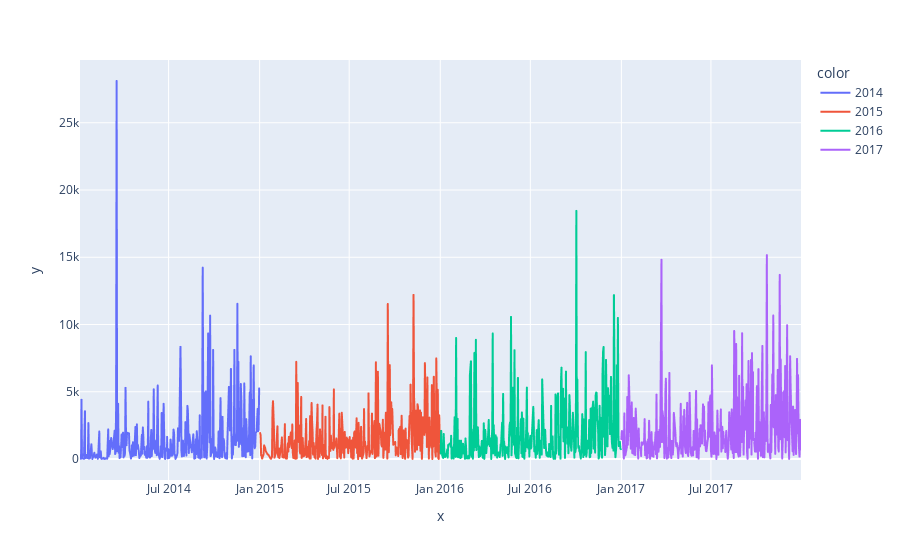

The code cell stored with this chart in its notebook:
### Code cell
fig = px.line(x=sales.index, y=sales.values, line_group=sales.index.year, color=sales.index.year)
fig.show()

### Figure 1 — Plotly figure (JSON) as saved in the notebook; plotly's stock layout.template omitted (floating-point values rounded to 4 significant figures; data arrays with more than 128 entries replaced by an {"elided": "..."} marker saying what was removed)
{"data": [{"hovertemplate": "color=2014<br>line_group=2014<br>x=%{x}<br>y=%{y}<extra></extra>", "legendgroup": "2014", "line": {"color": "#636efa", "dash": "solid"}, "marker": {"symbol": "circle"}, "mode": "lines", "name": "2014", "showlegend": true, "type": "scattergl", "x": {"elided": "305 str values"}, "xaxis": "x", "y": {"elided": "305 float values"}, "yaxis": "y"}, {"hovertemplate": "color=2015<br>line_group=2015<br>x=%{x}<br>y=%{y}<extra></extra>", "legendgroup": "2015", "line": {"color": "#EF553B", "dash": "solid"}, "marker": {"symbol": "circle"}, "mode": "lines", "name": "2015", "showlegend": true, "type": "scattergl", "x": {"elided": "290 str values"}, "xaxis": "x", "y": {"elided": "290 float values"}, "yaxis": "y"}, {"hovertemplate": "color=2016<br>line_group=2016<br>x=%{x}<br>y=%{y}<extra></extra>", "legendgroup": "2016", "line": {"color": "#00cc96", "dash": "solid"}, "marker": {"symbol": "circle"}, "mode": "lines", "name": "2016", "showlegend": true, "type": "scattergl", "x": {"elided": "320 str values"}, "xaxis": "x", "y": {"elided": "320 float values"}, "yaxis": "y"}, {"hovertemplate": "color=2017<br>line_group=2017<br>x=%{x}<br>y=%{y}<extra></extra>", "legendgroup": "2017", "line": {"color": "#ab63fa", "dash": "solid"}, "marker": {"symbol": "circle"}, "mode": "lines", "name": "2017", "showlegend": true, "type": "scattergl", "x": {"elided": "322 str values"}, "xaxis": "x", "y": {"elided": "322 float values"}, "yaxis": "y"}], "layout": {"autosize": true, "legend": {"title": {"text": "color"}, "tracegroupgap": 0}, "margin": {"t": 60}, "xaxis": {"anchor": "y", "autorange": true, "domain": [0, 1], "range": ["2014-01-03", "2017-12-30"], "title": {"text": "x"}, "type": "date"}, "yaxis": {"anchor": "x", "autorange": true, "domain": [0, 1], "range": [-1559.0, 29670.0], "title": {"text": "y"}, "type": "linear"}}}
